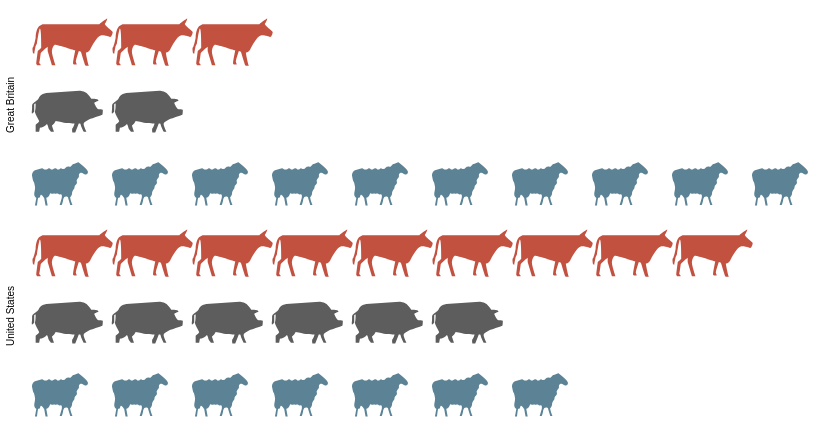

This figure's Vega-Lite source:
### Vega specification from a JSON file in a GitHub repository (floating-point values rounded to 4 significant figures)
{"$schema": "https://vega.github.io/schema/vega/v5.json", "autosize": "pad", "padding": 5, "data": [{"name": "source_0", "values": [{"country": "Great Britain", "animal": "cattle", "col": 3}, {"country": "Great Britain", "animal": "cattle", "col": 2}, {"country": "Great Britain", "animal": "cattle", "col": 1}, {"country": "Great Britain", "animal": "pigs", "col": 2}, {"country": "Great Britain", "animal": "pigs", "col": 1}, {"country": "Great Britain", "animal": "sheep", "col": 10}, {"country": "Great Britain", "animal": "sheep", "col": 9}, {"country": "Great Britain", "animal": "sheep", "col": 8}, {"country": "Great Britain", "animal": "sheep", "col": 7}, {"country": "Great Britain", "animal": "sheep", "col": 6}, {"country": "Great Britain", "animal": "sheep", "col": 5}, {"country": "Great Britain", "animal": "sheep", "col": 4}, {"country": "Great Britain", "animal": "sheep", "col": 3}, {"country": "Great Britain", "animal": "sheep", "col": 2}, {"country": "Great Britain", "animal": "sheep", "col": 1}, {"country": "United States", "animal": "cattle", "col": 9}, {"country": "United States", "animal": "cattle", "col": 8}, {"country": "United States", "animal": "cattle", "col": 7}, {"country": "United States", "animal": "cattle", "col": 6}, {"country": "United States", "animal": "cattle", "col": 5}, {"country": "United States", "animal": "cattle", "col": 4}, {"country": "United States", "animal": "cattle", "col": 3}, {"country": "United States", "animal": "cattle", "col": 2}, {"country": "United States", "animal": "cattle", "col": 1}, {"country": "United States", "animal": "pigs", "col": 6}, {"country": "United States", "animal": "pigs", "col": 5}, {"country": "United States", "animal": "pigs", "col": 4}, {"country": "United States", "animal": "pigs", "col": 3}, {"country": "United States", "animal": "pigs", "col": 2}, {"country": "United States", "animal": "pigs", "col": 1}, {"country": "United States", "animal": "sheep", "col": 7}, {"country": "United States", "animal": "sheep", "col": 6}, {"country": "United States", "animal": "sheep", "col": 5}, {"country": "United States", "animal": "sheep", "col": 4}, {"country": "United States", "animal": "sheep", "col": 3}, {"country": "United States", "animal": "sheep", "col": 2}, {"country": "United States", "animal": "sheep", "col": 1}]}, {"name": "row_domain", "source": "source_0", "transform": [{"type": "aggregate", "groupby": ["country"]}]}], "signals": [{"name": "child_width", "value": 800}, {"name": "child_height", "value": 200}], "layout": {"padding": {"row": 10, "column": 10}, "columns": 1, "bounds": "full", "align": "all"}, "marks": [{"name": "row_header", "type": "group", "role": "row-header", "from": {"data": "row_domain"}, "sort": {"field": "datum[\"country\"]", "order": "ascending"}, "title": {"text": {"signal": "''+parent[\"country\"]"}, "offset": 10, "orient": "left", "style": "guide-label", "baseline": "middle"}, "encode": {"update": {"height": {"signal": "child_height"}}}}, {"name": "cell", "type": "group", "style": "cell", "from": {"facet": {"name": "facet", "data": "source_0", "groupby": ["country"]}}, "sort": {"field": ["datum[\"country\"]"], "order": ["ascending"]}, "encode": {"update": {"width": {"signal": "child_width"}, "height": {"signal": "child_height"}}}, "marks": [{"name": "child_marks", "type": "symbol", "style": ["point"], "from": {"data": "facet"}, "encode": {"update": {"opacity": {"value": 1}, "fill": {"scale": "color", "field": "animal"}, "tooltip": {"signal": "{\"col\": ''+datum[\"col\"], \"animal\": ''+datum[\"animal\"]}"}, "x": {"scale": "x", "field": "col"}, "y": {"scale": "y", "field": "animal"}, "size": {"value": 200}, "shape": {"scale": "shape", "field": "animal"}}}}]}], "scales": [{"name": "x", "type": "point", "domain": {"data": "source_0", "field": "col", "sort": true}, "range": [0, {"signal": "child_width"}], "padding": 0.5}, {"name": "y", "type": "point", "domain": {"data": "source_0", "field": "animal", "sort": true}, "range": [0, {"signal": "child_height"}], "padding": 0.5}, {"name": "color", "type": "ordinal", "domain": ["person", "cattle", "pigs", "sheep"], "range": ["rgb(162,160,152)", "rgb(194,81,64)", "rgb(93,93,93)", "rgb(91,131,149)"], "interpolate": "hcl"}, {"name": "shape", "type": "ordinal", "domain": ["person", "cattle", "pigs", "sheep"], "range": ["M1.7 -1.7h-0.8c0.3 -0.2 0.6 -0.5 0.6 -0.9c0 -0.6 -0.4 -1 -1 -1c-0.6 0 -1 0.4 -1 1c0 0.4 0.2 0.7 0.6 0.9h-0.8c-0.4 0 -0.7 0.3 -0.7 0.6v1.9c0 0.3 0.3 0.6 0.6 0.6h0.2c0 0 0 0.1 0 0.1v1.9c0 0.3 0.2 0.6 0.3 0.6h1.3c0.2 0 0.3 -0.3 0.3 -0.6v-1.8c0 0 0 -0.1 0 -0.1h0.2c0.3 0 0.6 -0.3 0.6 -0.6v-2c0.2 -0.3 -0.1 -0.6 -0.4 -0.6z", "M4 -2c0 0 0.9 -0.7 1.1 -0.8c0.1 -0.1 -0.1 0.5 -0.3 0.7c-0.2 0.2 1.1 1.1 1.1 1.2c0 0.2 -0.2 0.8 -0.4 0.7c-0.1 0 -0.8 -0.3 -1.3 -0.2c-0.5 0.1 -1.3 1.6 -1.5 2c-0.3 0.4 -0.6 0.4 -0.6 0.4c0 0.1 0.3 1.7 0.4 1.8c0.1 0.1 -0.4 0.1 -0.5 0c0 0 -0.6 -1.9 -0.6 -1.9c-0.1 0 -0.3 -0.1 -0.3 -0.1c0 0.1 -0.5 1.4 -0.4 1.6c0.1 0.2 0.1 0.3 0.1 0.3c0 0 -0.4 0 -0.4 0c0 0 -0.2 -0.1 -0.1 -0.3c0 -0.2 0.3 -1.7 0.3 -1.7c0 0 -2.8 -0.9 -2.9 -0.8c-0.2 0.1 -0.4 0.6 -0.4 1c0 0.4 0.5 1.9 0.5 1.9l-0.5 0l-0.6 -2l0 -0.6c0 0 -1 0.8 -1 1c0 0.2 -0.2 1.3 -0.2 1.3c0 0 0.3 0.3 0.2 0.3c0 0 -0.5 0 -0.5 0c0 0 -0.2 -0.2 -0.1 -0.4c0 -0.1 0.2 -1.6 0.2 -1.6c0 0 0.5 -0.4 0.5 -0.5c0 -0.1 0 -2.7 -0.2 -2.7c-0.1 0 -0.4 2 -0.4 2c0 0 0 0.2 -0.2 0.5c-0.1 0.4 -0.2 1.1 -0.2 1.1c0 0 -0.2 -0.1 -0.2 -0.2c0 -0.1 -0.1 -0.7 0 -0.7c0.1 -0.1 0.3 -0.8 0.4 -1.4c0 -0.6 0.2 -1.3 0.4 -1.5c0.1 -0.2 0.6 -0.4 0.6 -0.4z", "M1.2 -2c0 0 0.7 0 1.2 0.5c0.5 0.5 0.4 0.6 0.5 0.6c0.1 0 0.7 0 0.8 0.1c0.1 0 0.2 0.2 0.2 0.2c0 0 -0.6 0.2 -0.6 0.3c0 0.1 0.4 0.9 0.6 0.9c0.1 0 0.6 0 0.6 0.1c0 0.1 0 0.7 -0.1 0.7c-0.1 0 -1.2 0.4 -1.5 0.5c-0.3 0.1 -1.1 0.5 -1.1 0.7c-0.1 0.2 0.4 1.2 0.4 1.2l-0.4 0c0 0 -0.4 -0.8 -0.4 -0.9c0 -0.1 -0.1 -0.3 -0.1 -0.3l-0.2 0l-0.5 1.3l-0.4 0c0 0 -0.1 -0.4 0 -0.6c0.1 -0.1 0.3 -0.6 0.3 -0.7c0 0 -0.8 0 -1.5 -0.1c-0.7 -0.1 -1.2 -0.3 -1.2 -0.2c0 0.1 -0.4 0.6 -0.5 0.6c0 0 0.3 0.9 0.3 0.9l-0.4 0c0 0 -0.4 -0.5 -0.4 -0.6c0 -0.1 -0.2 -0.6 -0.2 -0.5c0 0 -0.4 0.4 -0.6 0.4c-0.2 0.1 -0.4 0.1 -0.4 0.1c0 0 -0.1 0.6 -0.1 0.6l-0.5 0l0 -1c0 0 0.5 -0.4 0.5 -0.5c0 -0.1 -0.7 -1.2 -0.6 -1.4c0.1 -0.1 0.1 -1.1 0.1 -1.1c0 0 -0.2 0.1 -0.2 0.1c0 0 0 0.9 0 1c0 0.1 -0.2 0.3 -0.3 0.3c-0.1 0 0 -0.5 0 -0.9c0 -0.4 0 -0.4 0.2 -0.6c0.2 -0.2 0.6 -0.3 0.8 -0.8c0.3 -0.5 1 -0.6 1 -0.6z", "M-4.1 -0.5c0.2 0 0.2 0.2 0.5 0.2c0.3 0 0.3 -0.2 0.5 -0.2c0.2 0 0.2 0.2 0.4 0.2c0.2 0 0.2 -0.2 0.5 -0.2c0.2 0 0.2 0.2 0.4 0.2c0.2 0 0.2 -0.2 0.4 -0.2c0.1 0 0.2 0.2 0.4 0.1c0.2 0 0.2 -0.2 0.4 -0.3c0.1 0 0.1 -0.1 0.4 0c0.3 0 0.3 -0.4 0.6 -0.4c0.3 0 0.6 -0.3 0.7 -0.2c0.1 0.1 1.4 1 1.3 1.4c-0.1 0.4 -0.3 0.3 -0.4 0.3c-0.1 0 -0.5 -0.4 -0.7 -0.2c-0.3 0.2 -0.1 0.4 -0.2 0.6c-0.1 0.1 -0.2 0.2 -0.3 0.4c0 0.2 0.1 0.3 0 0.5c-0.1 0.2 -0.3 0.2 -0.3 0.5c0 0.3 -0.2 0.3 -0.3 0.6c-0.1 0.2 0 0.3 -0.1 0.5c-0.1 0.2 -0.1 0.2 -0.2 0.3c-0.1 0.1 0.3 1.1 0.3 1.1l-0.3 0c0 0 -0.3 -0.9 -0.3 -1c0 -0.1 -0.1 -0.2 -0.3 -0.2c-0.2 0 -0.3 0.1 -0.4 0.4c0 0.3 -0.2 0.8 -0.2 0.8l-0.3 0l0.3 -1c0 0 0.1 -0.6 -0.2 -0.5c-0.3 0.1 -0.2 -0.1 -0.4 -0.1c-0.2 -0.1 -0.3 0.1 -0.4 0c-0.2 -0.1 -0.3 0.1 -0.5 0c-0.2 -0.1 -0.1 0 -0.3 0.3c-0.2 0.3 -0.4 0.3 -0.4 0.3l0.2 1.1l-0.3 0l-0.2 -1.1c0 0 -0.4 -0.6 -0.5 -0.4c-0.1 0.3 -0.1 0.4 -0.3 0.4c-0.1 -0.1 -0.2 1.1 -0.2 1.1l-0.3 0l0.2 -1.1c0 0 -0.3 -0.1 -0.3 -0.5c0 -0.3 0.1 -0.5 0.1 -0.7c0.1 -0.2 -0.1 -1 -0.2 -1.1c-0.1 -0.2 -0.2 -0.8 -0.2 -0.8c0 0 -0.1 -0.5 0.4 -0.8z"]}], "config": {"axisY": {"minExtent": 30}, "style": {"cell": {"stroke": ""}}}}
